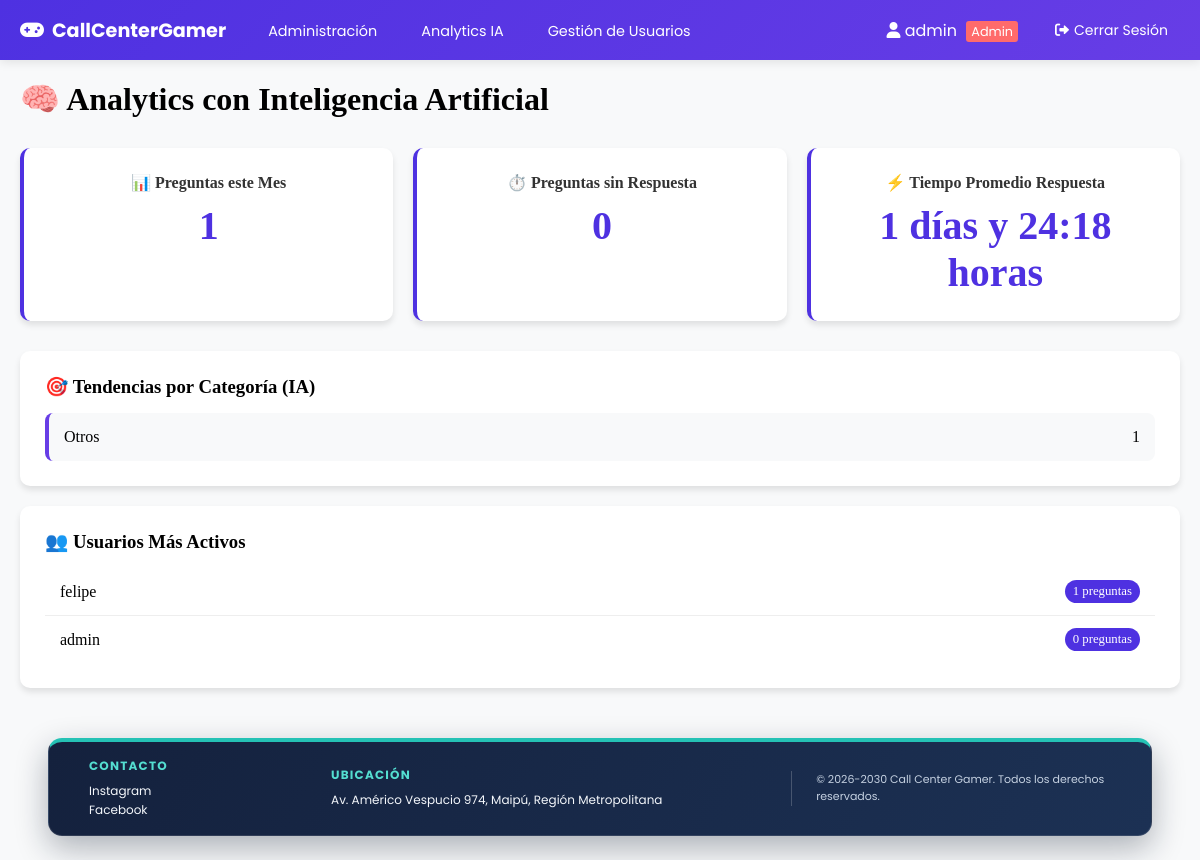
Screenshot of /AnalyticsIA/ (signed in) with the database file from the repository.
### online/models.py (models this page shows, shortened)
class Usuario(AbstractBaseUser):
    nombre = models.CharField(
        verbose_name="Nombre", max_length=30, blank=True, null=True
    )
    apellido = models.CharField(
        verbose_name="Apellido", max_length=30, blank=True, null=True
    )
    rut = models.CharField(
        verbose_name="RUT", max_length=12, unique=True, blank=True, null=True
    )
    correo = models.EmailField(
        verbose_name="Correo electrónico",
        max_length=70,
        unique=True,
    )
    usuario = models.CharField(
        verbose_name="Usuario",
        max_length=50,
        unique=True,
    )
    fecha_nacimiento = models.DateField(
        verbose_name="Fecha de nacimiento", null=True, blank=True
    )
    activo = models.BooleanField(default=True)
    admin = models.BooleanField(default=False)
    tecnico = models.BooleanField(default=False)
    USERNAME_FIELD = "usuario"
    REQUIRED_FIELDS = ["correo"]
    objects = UserManager()
    @property
    def is_active(self):
        return self.activo

class Preguntas(models.Model):
    ESTADO_CHOICES = [
        ('pendiente', 'Pendiente'),
        ('en_proceso', 'En Proceso'),
        ('resuelto', 'Resuelto'),
        ('cerrado', 'Cerrado'),
    ]
    PRIORIDAD_CHOICES = [
        ('baja', 'Baja'),
        ('media', 'Media'),
        ('alta', 'Alta'),
        ('urgente', 'Urgente'),
    ]
    idPregunta = models.AutoField(primary_key=True)
    Titulo = models.CharField(max_length=60)
    Pregunta = models.TextField()
    Fecha_creacion = models.DateTimeField()
    Usuario = models.ForeignKey(Usuario, on_delete=models.CASCADE)
    categoria = models.CharField(max_length=50, default='otros', blank=True, null=True)
    estado = models.CharField(max_length=20, choices=ESTADO_CHOICES, default='pendiente')
    prioridad = models.CharField(max_length=20, choices=PRIORIDAD_CHOICES, default='media')

### administracion/views.py (the view)
# urls.py: path("AnalyticsIA/", AnalyticsIA, name="analytics_ia"),
@login_required
def AnalyticsIA(request: HttpRequest) -> HttpResponse:
    usuario: object = request.user
    assert isinstance(usuario, Usuario)
    es_admin: int = usuario.admin
    if not es_admin:
        usuario_id: Any | None = usuario.pk
        return redirect(f"/Inicio/{usuario_id}")
    total_promedio_respuestas: datetime.timedelta = promedio_respuestas_admin()
    promedio_respuestas: Any = timedelta_string(total_promedio_respuestas)
    try:
        asistente_ia = AsistenteIA()
        preguntas_ultimo_mes = Preguntas.objects.filter(
            Fecha_creacion__gte=timezone.now() - datetime.timedelta(days=30)
        )
        categorias_analisis = {}
        for pregunta in preguntas_ultimo_mes[:50]:  # Limitar para no sobrecargar la API
            categoria: Any | str = asistente_ia.clasificar_pregunta(pregunta.Pregunta)
            if categoria not in categorias_analisis:
                categorias_analisis[categoria] = 0
            categorias_analisis[categoria] += 1
        usuarios_activos = Usuario.objects.annotate(
            num_preguntas=Count("preguntas")
        ).order_by("-num_preguntas")[:10]
        analytics_data: dict[Any, Any] = {
            "total_preguntas_mes": preguntas_ultimo_mes.count(),
            "categorias_tendencia": dict(
                sorted(categorias_analisis.items(), key=lambda x: x[1], reverse=True)[:5]
            ),
            "usuarios_activos": usuarios_activos,
            "preguntas_sin_respuesta": Preguntas.objects.filter(
                respuesta__isnull=True
            ).count(),
            "tiempo_promedio_respuesta": promedio_respuestas,
        }
    except Exception as e:
        logger.info(msg=f"Error en analytics IA: {e}")
        analytics_data = {"error": "No se pudieron cargar los analytics"}
    return render(
        request       = request,
        template_name = "analytics_ia.html",
        context       = {"analytics_data": analytics_data})

### administracion/views.py (called while the page is built)
def promedio_respuestas_admin() -> datetime.timedelta:
    lista_preguntas: QuerySet[Preguntas] = Preguntas.objects.all()
    lista_tiempo_duracion: list[datetime.timedelta] = []
    for pregunta in lista_preguntas:
        lista_respuestas = Respuesta.objects.filter(
            id_Pregunta=pregunta.idPregunta
        ).order_by("FechaHora")
        fecha_creacion: datetime.datetime = pregunta.Fecha_creacion
        for respuesta in lista_respuestas:
            if respuesta.Usuario.admin | respuesta.Usuario.tecnico:
                lista_tiempo_duracion.append(respuesta.FechaHora - fecha_creacion)
                break
        else:
            lista_tiempo_duracion.append(timezone.now() - fecha_creacion)
    return sum(lista_tiempo_duracion, datetime.timedelta(0)) / len(
        lista_tiempo_duracion
    )

def timedelta_string(delta: datetime.timedelta) -> str:
    total_segundos: int = int(delta.total_seconds())
    dias: int = total_segundos // 86400
    segundos_restantes: int = total_segundos - (dias * 86400)
    horas: int = total_segundos // 3600
    segundos_restantes = total_segundos - (horas * 3600)
    minutos = segundos_restantes // 60
    return f"{dias} días y {horas:02}:{minutos:02} horas"

### online/ia_utils.py (called while the page is built)
    def _client(self) -> OpenAI:
        if not self.api_key:
            logger.error("La variable de entorno OPENAI_API_KEY no está configurada.")
            return OpenAI()
        return OpenAI(api_key=self.api_key)

### administracion/templates/analytics_ia.html (shortened to what this page needs)
{% extends "componentes/header.html" %}
{% load static %}
{% block links %}
<link rel="stylesheet" href="{% static 'analytics.css' %}">
{% endblock %}
{% block content %}
<div class="container">
    <h1>🧠 Analytics con Inteligencia Artificial</h1>
    <div class="dashboard">
        <div class="metricas-grid">
            <div class="metrica-card">
                <h3>📊 Preguntas este Mes</h3>
                <p class="numero">{{ analytics_data.total_preguntas_mes }}</p>
            </div>
            <div class="metrica-card">
                <h3>⏱️ Preguntas sin Respuesta</h3>
                <p class="numero">{{ analytics_data.preguntas_sin_respuesta }}</p>
            </div>
            <div class="metrica-card">
                <h3>⚡ Tiempo Promedio Respuesta</h3>
                <p class="numero">{{ analytics_data.tiempo_promedio_respuesta }}</p>
            </div>
        </div>
        <div class="categorias-section">
            <h3>🎯 Tendencias por Categoría (IA)</h3>
            <div class="categorias-grid">
                {% for categoria, cantidad in analytics_data.categorias_tendencia.items %}
                <div class="categoria-card">
                    <span class="categoria-nombre">{{ categoria|title }}</span>
                    <span class="categoria-cantidad">{{ cantidad }}</span>
                </div>
                {% endfor %}
            </div>
        </div>
        <div class="usuarios-section">
            <h3>👥 Usuarios Más Activos</h3>
            <div class="usuarios-list">
                {% for usuario in analytics_data.usuarios_activos %}
                <div class="usuario-card">
                    <span>{{ usuario.usuario }}</span>
                    <span class="preguntas-count">{{ usuario.num_preguntas }} preguntas</span>
                </div>
                {% endfor %}
            </div>
        </div>
    </div>
</div>
{% endblock %}

### online/templates/componentes/header.html (shortened to what this page needs)
{% load static %}
<!DOCTYPE html>
<html lang="es">
<head>
    <link rel="stylesheet" href="https://cdnjs.cloudflare.com/ajax/libs/font-awesome/6.0.0/css/all.min.css">
    <link rel="stylesheet" href="{% static 'estiloHeader.css' %}?v=20261011-footer">
    {% block links %}{% endblock %}
</head>
<body>
    <nav class="MainNav">
        <div id="NavbarIzq">
            <a href="{% if user.is_authenticated %}{% if user.admin or user.tecnico %}/Administracion/{% else %}/Inicio/{{ user.id }}/{% endif %}{% else %}/{% endif %}" id="logo">
                <i class="fas fa-gamepad"></i> CallCenterGamer
            </a>
            <ul>
                {% if user.is_authenticated %}
                    {% if user.admin or user.tecnico %}
                        <li><a href="/Administracion/">Administración</a></li>
                        {% if user.admin %}<li><a href="{% url 'analytics_ia' %}">Analytics IA</a></li>{% endif %}
                        {% if user.admin %}<li><a href="/GestionUsuarios/">Gestión de Usuarios</a></li>{% endif %}
                    {% else %}
                        <li><a href="/Inicio/{{ user.id }}/">Inicio</a></li>
                    {% endif %}
                {% else %}
                    <li><a href="/">Inicio</a></li>
                {% endif %}
            </ul>
        </div>
        <div id="NavbarDer">
            <ul>
                {% if user.is_authenticated %}
                    <li>
                        <span style="color: white; margin-right: 15px;">
                            <i class="fas fa-user"></i> {{ user.usuario }}
                            {% if user.admin %}
                                <span style="background: #ff6b6b; padding: 2px 5px; border-radius: 3px; font-size: 0.8em; margin-left: 5px;">Admin</span>
                            {% elif user.tecnico %}
                                <span style="background: #4ecdc4; padding: 2px 5px; border-radius: 3px; font-size: 0.8em; margin-left: 5px;">Técnico</span>
                            {% endif %}
                        </span>
                    </li>
                    <li>
                        <form method="post" action="{% url 'Logout' %}" class="logout-form">
                            <button type="submit" class="logout-btn">
                                <i class="fas fa-sign-out-alt"></i> Cerrar Sesión
                            </button>
                        </form>
                    </li>
                {% else %}
                    <li><a href="/Login/"><i class="fas fa-sign-in-alt"></i> Ingresar</a></li>
                    <li><a href="/Register/"><i class="fas fa-user-plus"></i> Registrarse</a></li>
                {% endif %}
            </ul>
        </div>
    </nav>
    <main>
        {% block content %}
        {% endblock %}
    </main>
    <footer class="site-footer">
        <div class="footer-content">
            <section class="footer-section">
                <h2>Contacto</h2>
                <p>Instagram</p>
                <p>Facebook</p>
            </section>
            <section class="footer-section">
                <h2>Ubicación</h2>
                <p>Av. Américo Vespucio 974, Maipú, Región Metropolitana</p>
            </section>
            <p class="footer-copyright">© 2026-2030 Call Center Gamer. Todos los derechos reservados.</p>
        </div>
    </footer>
</body>
</html>

### online/static/estiloHeader.css (style rules this page uses)
* { margin: 0; padding: 0; box-sizing: border-box; }
body { min-height: 100vh; background-color: #f8f9fa; display: flex; flex-direction: column; padding-bottom: 132px; }
main { display: flow-root; flex: 1 0 auto; width: 100%; }
.MainNav { height: 60px; width: 100%; background: linear-gradient(135deg, #4E31E1 0%, #673de6 100%); display: flex; justify-content: space-between; align-items: center; color: white; font-family: 'Poppins', sans-serif; padding: 0 20px; box-shadow: 0 2px 10px rgba(0,0,0,0.1); position: sticky; top: 0; z-index: 1000; }
#logo { margin-right: 30px; text-decoration: none; color: white; font-weight: 700; font-size: 1.2em; display: flex; align-items: center; gap: 8px; }
#NavbarIzq { display: flex; align-items: center; }
#NavbarIzq ul { display: flex; list-style: none; gap: 20px; }
#NavbarIzq ul li a { color: white; text-decoration: none; padding: 8px 12px; border-radius: 4px; transition: all 0.3s ease; font-size: 0.9em; }
#NavbarDer { display: flex; align-items: center; }
#NavbarDer ul { display: flex; list-style: none; gap: 15px; align-items: center; }
.site-footer { position: fixed; z-index: 1001; left: 50%; bottom: 24px; transform: translateX(-50%); width: min(92%, 1320px); padding: 16px clamp(22px, 4vw, 40px); color: #f4f7fb; background: linear-gradient(120deg, #14213d 0%, #1c3154 100%); border: 1px solid rgba(255, 255, 255, 0.12); border-top: 4px solid #25c2b5; border-radius: 14px; box-shadow: 0 12px 32px rgba(13, 24, 45, 0.32); }
.footer-content { display: grid; grid-template-columns: minmax(140px, 0.75fr) minmax(280px, 1.5fr) minmax(240px, 1.1fr); align-items: center; gap: 24px; font-family: "Poppins", sans-serif; }
.footer-section h2 { margin: 0 0 6px; color: #54ded1; font-size: 12px; font-weight: 700; letter-spacing: 0.1em; line-height: 1.4; text-transform: uppercase; }
.footer-section p, .footer-copyright { margin: 0; color: #f4f7fb; font-size: 12px; line-height: 1.6; overflow-wrap: anywhere; }
.footer-copyright { padding-left: 24px; color: #c5d1e1; border-left: 1px solid rgba(255, 255, 255, 0.2); font-size: 11px; text-align: left; }

### administracion/static/analytics.css (style rules this page uses)
.container { max-width: 1200px; margin: 0 auto; padding: 20px; }
.dashboard { margin-top: 30px; }
.metricas-grid { display: grid; grid-template-columns: repeat(auto-fit, minmax(250px, 1fr)); gap: 20px; margin-bottom: 30px; }
.metrica-card { background: white; padding: 25px; border-radius: 10px; box-shadow: 0 4px 6px rgba(0,0,0,0.1); text-align: center; border-left: 4px solid #4E31E1; }
.metrica-card h3 { margin: 0 0 10px 0; color: #333; font-size: 1em; }
.metrica-card .numero { font-size: 2.5em; font-weight: bold; color: #4E31E1; margin: 0; }
.categorias-section, .usuarios-section { background: white; padding: 25px; border-radius: 10px; box-shadow: 0 4px 6px rgba(0,0,0,0.1); margin-bottom: 20px; }
.categorias-grid { display: grid; grid-template-columns: repeat(auto-fit, minmax(200px, 1fr)); gap: 15px; margin-top: 15px; }
.categoria-card { display: flex; justify-content: space-between; align-items: center; padding: 15px; background: #f8f9fa; border-radius: 8px; border-left: 4px solid #673de6; }
.usuarios-list { margin-top: 15px; }
.usuario-card { display: flex; justify-content: space-between; align-items: center; padding: 12px 15px; border-bottom: 1px solid #eee; }
.usuario-card:last-child { border-bottom: none; }
.preguntas-count { background: #4E31E1; color: white; padding: 4px 8px; border-radius: 12px; font-size: 0.8em; }

### online/templates/componentes/header.html (style rules this page uses)
.logout-form { display: inline; margin: 0; padding: 0; }
.logout-btn { background: none; border: none; color: white; cursor: pointer; padding: 8px 12px; border-radius: 4px; transition: all 0.3s ease; font-family: 'Poppins', sans-serif; font-size: 14px; display: inline-flex; align-items: center; gap: 5px; }
#NavbarDer ul { display: flex; align-items: center; gap: 10px; }
#NavbarDer ul li { display: flex; align-items: center; }

### rows the page displays
Usuario: usuario "admin", num_preguntas "0"
Preguntas: categoria "Otros", cantidad "1"
Usuario: usuario "felipe", num_preguntas "1"

### other values shown
{{ analytics_data.total_preguntas_mes }} "1"
{{ analytics_data.preguntas_sin_respuesta }} "0"
{{ analytics_data.tiempo_promedio_respuesta }} "1 días y 24:18 horas"
